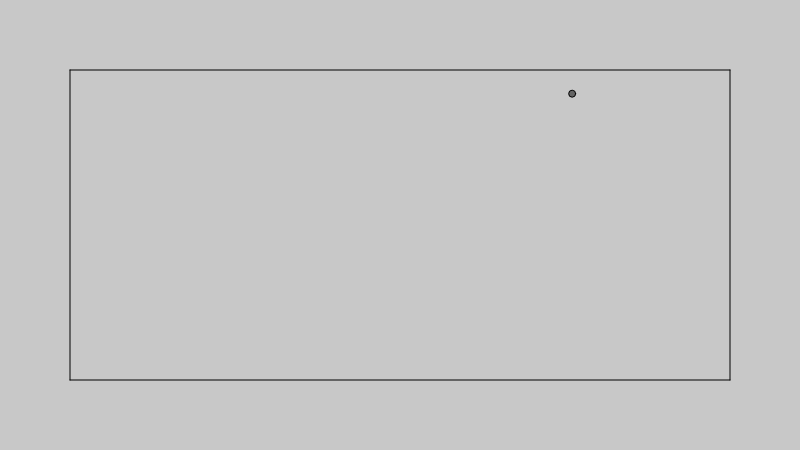
Frame 1 (no input)
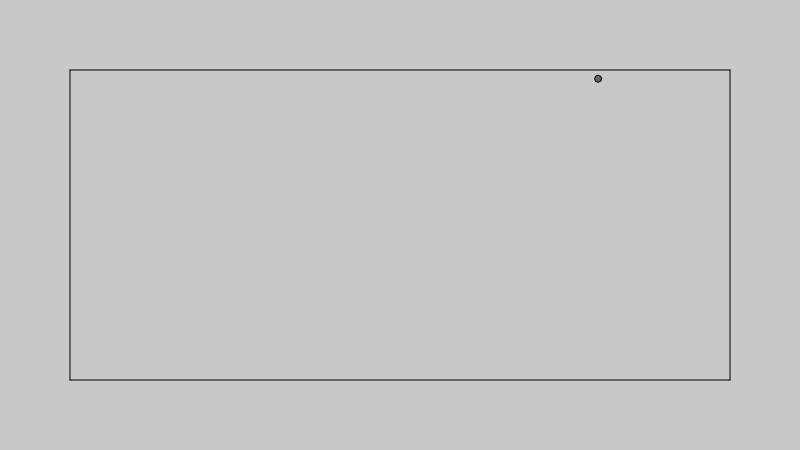
Frame 60 (no input)
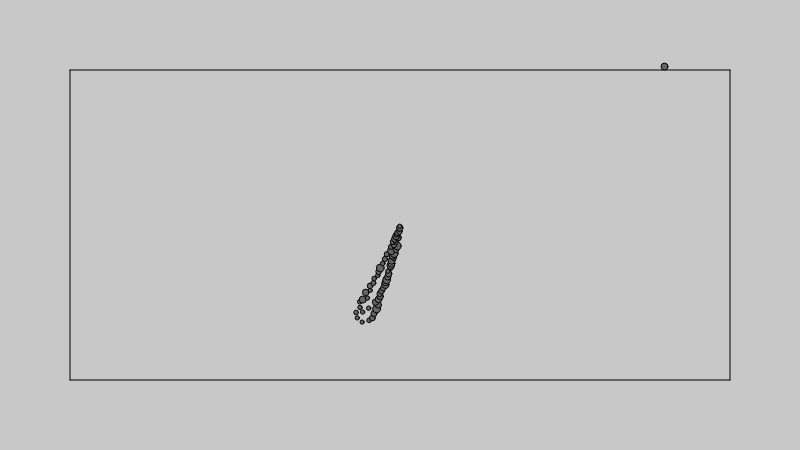
Frame 120 (the mouse pressed at the canvas centre since frame 60)

The p5.js sketch that drew these frames (run headless with seeded random() and noise() and a simulated clock; from frame 60 on, the mouse is pressed at the canvas centre):

// p5.js sketch
// ── sketch.js
function setup() {
  createCanvas(800, 450);

  path = new Path();
  path.generatePath();
  
  elements = 1;
  population = [];

  for (let i = 0; i < elements; i++) {
    population.push(new Vehicule(random(1, width), random(1, height), random(2, 4)));
  }
}

function draw() {
  background(200);

  path.display();

  if (mouseIsPressed) {
    population.push(new Vehicule(mouseX, mouseY, random(2, 4)));
  }

  for (let i = 0; i < population.length; i++) {
    let vehicule = population[i];

    vehicule.applyBehaviours(population);

    if (mouseIsPressed) {
      //population.push(new Vehicule(mouseX, mouseY, random(2, 4)));
    }

      vehicule.follow(path);
    vehicule.update();
    vehicule.edges();
    vehicule.display();
  }
}

function resolveProjection(currentDirection, path) {
  let normalizedPath = path.normalize();
  
  return normalizedPath.mult(currentDirection.dot(path));
}
 
// ── path.js
class Path {
  constructor() {
  	this.points = [];
    this.radius = 20;
  }

  generatePath() {
    this.points.push(createVector(70, 70));
    this.points.push(createVector(width - 70, 70));
    this.points.push(createVector(width - 70, height - 70));
    this.points.push(createVector(70, height - 70));
    this.points.push(createVector(70, 70));
  }

  display() {
    for (var i = 0; i < path.points.length - 1; i++) {
      let startPoint = path.points[i];
      let endPoint = path.points[i + 1];
    	
      if (endPoint) {
        stroke('black');
        line(startPoint.x, startPoint.y, endPoint.x, endPoint.y)
      }
    }
  }
}
// ── vehicule.js
class Vehicule {
  constructor(x, y, mass) {
    this.radius = 2 * mass;
    this.mass = 0.5 * mass;
    this.maxSpeed = 2;
    this.maxForce = 5;
    this.sensor = 30;
    this.desiredSeparation = this.radius * 2.5;
    this.position = createVector(x, y);
    this.velocity = createVector(random(-2, 2), random(-2, 2));
    this.acceleration = createVector(random(0.1, 1), random(0.1, 1));
  }

  applyForce(force) {
    let finalForce = p5.Vector.div(force, this.mass);

    this.acceleration.add(finalForce);
  }

  displayRadius(radius) {
    fill(100);
    circle(this.position.x, this.position.y, this.sensor);
  }

  applyBehaviours(vehicules) {
    let cohesionForce = this.cohesion(vehicules);
    let alignForce = this.align(vehicules);
    let separateForce = this.separate(vehicules);
    cohesionForce.mult(0.2);
    alignForce.mult(1);
    separateForce.mult(0.2);
    this.applyForce(cohesionForce);
    this.applyForce(alignForce);
    this.applyForce(separateForce);
  }

  cohesion (vehicules) {
    let sum = createVector(0, 0);
    let count = 0;

    for (let i = 0; i < population.length; i++) {
      let vehicule = population[i];
      let distance = p5.Vector.dist(this.position, vehicule.position);

      if (distance > 0 && distance < this.desiredSeparation) {
        sum.add(vehicule.position);
        count++;
      }
    }

    if (count > 0) {
      sum.div(count);

      return this.seek(sum);
    }

    return createVector(0, 0);
  }

  align(vehicules) {
    let sum = createVector(0, 0);
    let count = 0;

    for (let i = 0; i < population.length; i++) {
      let vehicule = population[i];
      
      let distance = p5.Vector.dist(this.position, vehicule.position);
      
      if (distance > 0 && distance < this.sensor) {
        sum.add(vehicule.velocity);
        count++;
      }
    }

    if (count > 0) {
      sum.div(count);
      sum.setMag(this.maxSpeed);
      let steer = p5.Vector.sub(sum, this.velocity);
      steer.limit(this.maxForce);

      return steer;
    }

    return createVector(0, 0);
  }


  separate(vehicules) {
    let sum = createVector(0, 0);
    let count = 0;

    for (let i = 0; i < population.length; i++) {
      let vehicule = population[i];
      let distance = p5.Vector.dist(this.position, vehicule.position);

      if (distance > 0 && distance < this.desiredSeparation) {
        let diff = p5.Vector.sub(this.position, vehicule.position);
        diff.normalize();
        diff.div(distance);

        sum.add(diff);
        count++;
      }
    }

    if (count > 0) {
      sum.div(count);
      sum.setMag(this.maxSpeed);
      let steer = p5.Vector.sub(sum, this.velocity);
      steer.limit(this.maxForce);

      return steer;
    }

    return createVector(0, 0);
  }

  getNormalPoint(predictedPosition, start, end) {
    let startToPrediction = p5.Vector.sub(predictedPosition, start);

    let startToEnd = p5.Vector.sub(end, start);
    
    startToEnd = startToEnd.normalize();
    
    startToEnd.mult(startToPrediction.dot(startToEnd));
    
    let normalPoint = p5.Vector.add(start, startToEnd);

    return normalPoint; 
  }

  follow(path) {
    let predict = this.velocity.copy(); 
    predict.setMag(50);
    let predictedPosition = p5.Vector.add(this.position, predict);
    
    let normalPoint;
    let direction;
    let target;
    let distance;
    let worldRecord = Infinity;

    for (let i = 0; i < path.points.length - 1; i++) {
      let startPoint = path.points[i];
      let endPoint = path.points[i + 1];

      normalPoint = this.getNormalPoint(predictedPosition, startPoint, endPoint);

      if (normalPoint.x < min(startPoint.x,endPoint.x) 
        || normalPoint.x > max(startPoint.x,endPoint.x) 
        || normalPoint.y < min(startPoint.y,endPoint.y) 
        || normalPoint.y > max(startPoint.y,endPoint.y)
      ) {
        normalPoint = endPoint.copy();
      }

      direction = p5.Vector.sub(endPoint, startPoint);

      distance = p5.Vector.dist(predictedPosition, normalPoint);
      
      if (distance < worldRecord) {
        worldRecord = distance;

        direction.setMag(30);

        target = p5.Vector.add(normalPoint, direction);
      }
    }

    if (worldRecord > path.radius) {
      let steer = this.seek(target);

      this.applyForce(steer);
    }
  }

  seek(target) {
      let desired = p5.Vector.sub(target, this.position);
      let distance = desired.mag();
      desired.setMag(this.maxSpeed);

      if (distance < 10) {
        let magnitude = map(distance, 0, 100, 0, this.maxSpeed);
        desired.setMag(magnitude);
      } else {
        desired.setMag(this.maxSpeed);
      }

      let steer = p5.Vector.sub(desired, this.velocity);
      steer.limit(this.maxForce);

      return steer;
  }

  update() {
    this.velocity.add(this.acceleration);
    this.velocity.limit(this.maxSpeed);
    this.position.add(this.velocity);
    this.acceleration.mult(0);
  }

  edges() {
    if (this.position.x > width) {
      this.position.x = 0;
    } else if (this.position.x < 0) {
      this.position.x = width;
    }

    if (this.position.y > windowHeight) {
      this.position.y = 0;
    } else if (this.position.y < 0) {
      this.position.y = windowHeight;
    }
  }

  display() {
    fill(100);
    stroke('black');
    circle(this.position.x, this.position.y, this.radius);
  }
}
